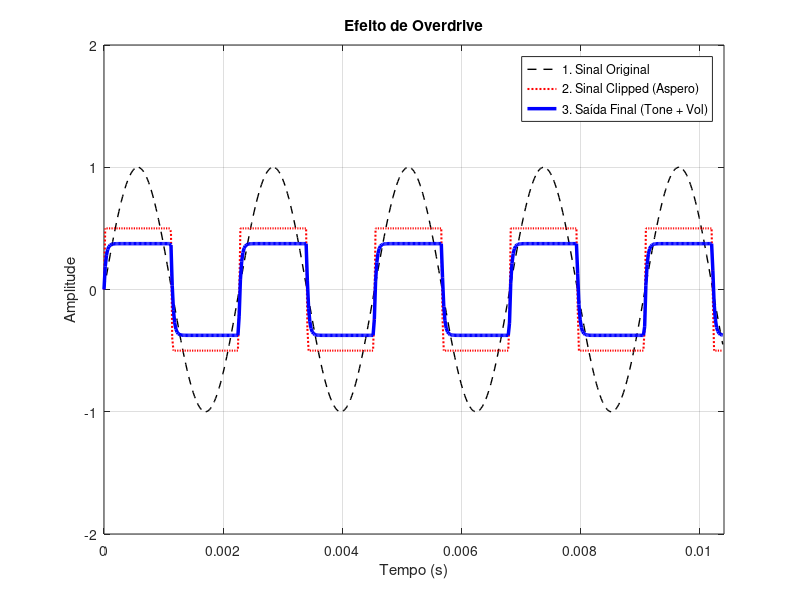

Here is the MATLAB script that generated this plot:
close all;
clear;
clc;

fs = 48000;
t = (0:fs-1) / fs;

f = 440;
wave = sin(2 * pi * f * t);

threshold = 0.5;
gain = 15;
tone = 0.5;
volume = 0.75;

signal = wave;

% drive gain
signal_gain = signal * gain;
signal_clipped = max(min(signal_gain, threshold), -threshold);

% tone (passa-baixa IIR)
b_tone = [tone];
a_tone = [1, -(1 - tone)];
signal_tone = filter(b_tone, a_tone, signal_clipped);

% volume
signal_final = signal_tone * volume;

figure('Name', 'Overdrive Completo', 'Position', [100, 100, 800, 450]);
plot(t(1:500), signal(1:500), '--k', 'LineWidth', 1); hold on;
plot(t(1:500), signal_clipped(1:500), ':r', 'LineWidth', 1.5);
plot(t(1:500), signal_final(1:500), 'b', 'LineWidth', 2.5);

title(sprintf('Efeito de Overdrive'));
xlabel('Tempo (s)'); ylabel('Amplitude');
legend('1. Sinal Original', '2. Sinal Clipped (Aspero)', '3. Saída Final (Tone + Vol)');
grid on; 
xlim([0, 500/fs]); 
ylim([-2, 2]);
